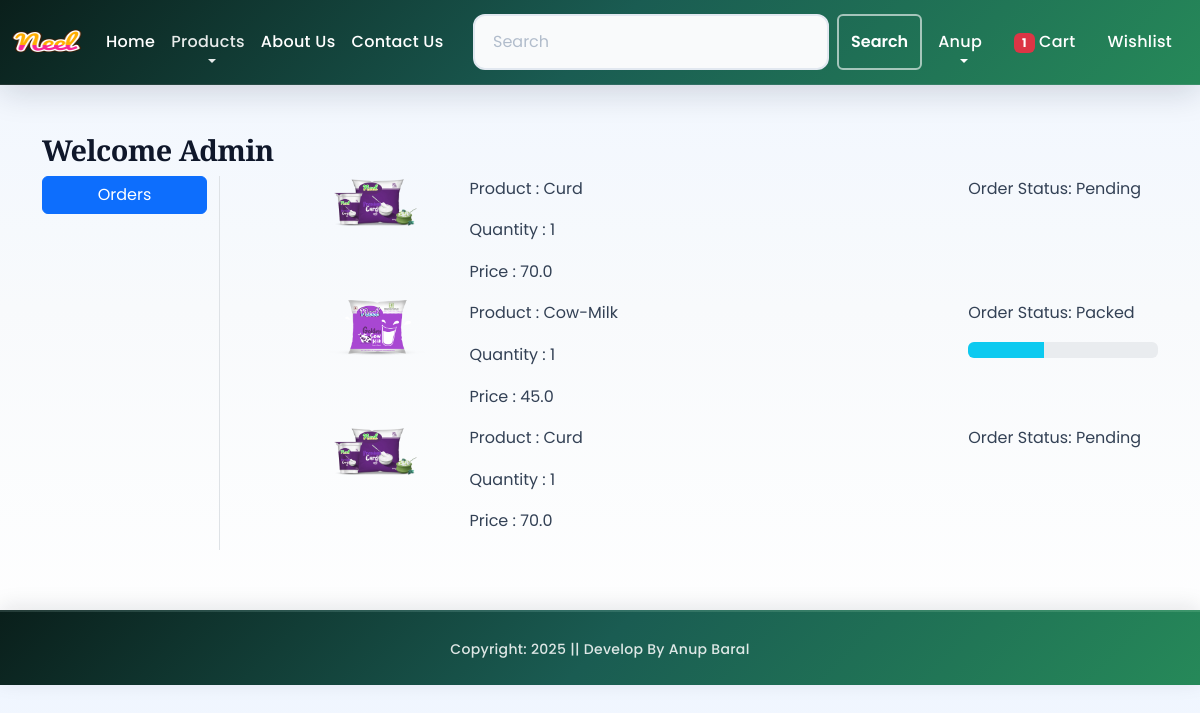
Screenshot of /orders/ (signed in) with the database file from the repository.
### app/models.py (models this page shows, shortened)
class OrderPlaced(models.Model):
    user = models.ForeignKey(User,on_delete=models.CASCADE)
    customer = models.ForeignKey(Customer,on_delete=models.CASCADE)
    product = models.ForeignKey(Product,on_delete=models.CASCADE)
    variant = models.ForeignKey(ProductVariant, on_delete=models.SET_NULL, null=True, blank=True)
    quantity = models.PositiveBigIntegerField(default=1)
    ordered_date = models.DateTimeField(auto_now_add=True)
    status = models.CharField(max_length=50,choices=STATUS_CHOICES, default='Pending')
    payment = models.ForeignKey(Payment,on_delete=models.CASCADE,default="")
    @property
    def total_cost(self):
        return self.quantity * self.product.discounted_price

class Product(models.Model):
    title = models.CharField(max_length=100)
    selling_price = models.FloatField()
    discounted_price = models.FloatField()
    description = models.TextField()
    composition = models.TextField(default='')
    prodapp = models.TextField(default='')
    category = models.CharField(choices=CATEGORY_CHOICES, max_length=2)
    product_image = models.ImageField(upload_to='product')
    farmer = models.ForeignKey('Farmer', on_delete=models.SET_NULL, null=True, blank=True, related_name='products')

### app/views.py (the view)
# urls.py: path('orders/', views.orders, name='orders'),
def orders(request):
    order_placed=OrderPlaced.objects.filter(user=request.user)
    return render(request, 'app/orders.html',locals())

### app/context_processors.py (called while the page is built)
def cart_item_count(request):
    totalitem = 0
    if request.user.is_authenticated:
        totalitem = Cart.objects.filter(user=request.user).count()
    return {'totalitem': totalitem}

### app/templates/app/orders.html (shortened to what this page needs)
{% extends "app/base.html" %}
{% load static %}
{% block main-content %}
<div class="container my-5">
    <div class="row">
        <h3>Welcome <span class="text-capitalize">{{ request.user }}</span></h3>
        <div class="col-sm-2 border-end">
            <ul class="list-unstyled">
                <li class="d-grid"><a href="{% url 'orders' %}" class="btn btn-primary">Orders</a></li>
            </ul>
        </div>
        <div class="col-sm-9 offset-sm-1">
            {% for op in order_placed %}
            <div class="row">
                <div class="col-sm-2">
                    <img src="{{ op.product.product_image.url }}" class="img-fluid" height="100" width="100"/>
                </div>
                <div class="col-sm-7">
                    <p>Product : {{ op.product.title }}</p>
                    <p>Quantity : {{ op.quantity }}</p>
                    <p>Price : {{ op.total_cost }}</p>
                </div>
                <div class="col-sm-3">
                    <p> Order Status: {{ op.status }}</p>
                    {% if op.status == 'Packed' %}
                    <div class="progress">
                        <div class="progress-bar bg-info" role="progressbar" style="width: 40%" aria-valuenow="40" aria-valuemin="0" aria-valuemax="100"></div>
                    </div>
                    {% endif %}
                </div>
            </div>
            {% endfor %}
        </div>
    </div>
</div>
{% endblock main-content %}

### app/static/app/css/style.css (style rules this page uses)
:root { --brand-900: #0a1f1b; --brand-800: #0f3632; --brand-700: #1a5c52; --brand-600: #268959; --brand-500: #2faa6b; --accent-500: #f59f4a; --accent-600: #e3832c; --accent-400: #fdb64e; --ink-900: #0f172a; --ink-800: #1e293b; --ink-700: #334155; --ink-500: #64748b; --ink-400: #94a3b8; --surface-0: #ffffff; --surface-50: #f9fafb; --surface-100: #f3f4f6; --surface-200: #e5e7eb; --border-200: #e2e8f0; --border-400: #cbd5e1; --shadow-xs: 0 1px 2px rgba(15, 23, 42, 0.05); --shadow-soft: 0 10px 30px rgba(15, 23, 42, 0.08); --shadow-mid: 0 20px 40px rgba(15, 23, 42, 0.12); --shadow-strong: 0 25px 50px rgba(15, 23, 42, 0.15); --shadow-xl: 0 30px 60px rgba(15, 23, 42, 0.2); }
* { box-sizing: border-box; }
body.site-body { font-family: "Poppins", "Segoe UI", sans-serif; color: var(--ink-700); background: linear-gradient(180deg, #f0f6ff 0%, #f8fafc 45%, #ffffff 100%); line-height: 1.6; -webkit-font-smoothing: antialiased; -moz-osx-font-smoothing: grayscale; }
h1, h2, h3, h4, h5, h6 { color: var(--ink-900); font-family: "Playfair Display", "Times New Roman", serif; letter-spacing: -0.5px; font-weight: 700; line-height: 1.2; }
h3 { font-size: clamp(1.2rem, 3vw, 1.8rem); }
a { color: inherit; transition: all 0.3s ease; }

### rows the page displays
OrderPlaced: product.product_image (picture), product "Curd", quantity "1", total_cost "70.0", status "Pending"
OrderPlaced: product.product_image (picture), product "Cow-Milk", quantity "1", total_cost "45.0", status "Packed"
OrderPlaced: product.product_image (picture), product "Curd", quantity "1", total_cost "70.0", status "Pending"

### other values shown
{{ totalitem }} "1"
{{ request.user }} "Admin"
